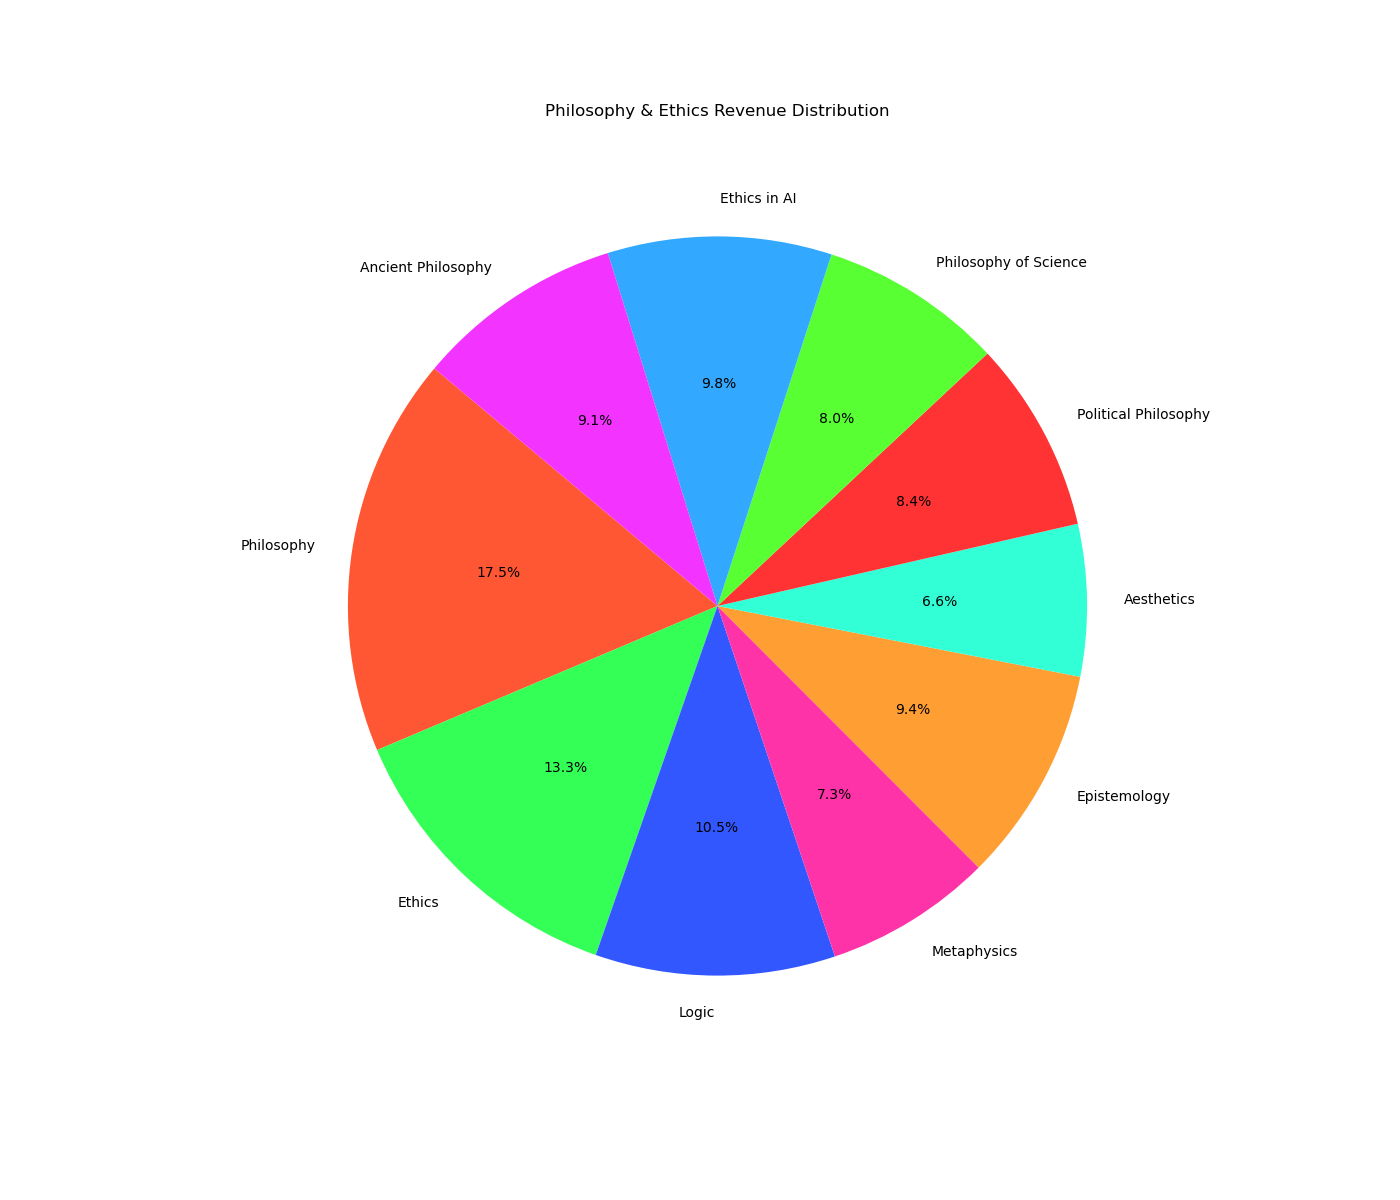

Write the Python code that produced this figure.

import matplotlib.pyplot as plt

# Data to plot
topics = [
    'Philosophy', 'Ethics', 'Logic', 'Metaphysics', 'Epistemology', 
    'Aesthetics', 'Political Philosophy', 'Philosophy of Science', 
    'Ethics in AI', 'Ancient Philosophy'
]
amounts = [50000, 38000, 30000, 21000, 27000, 19000, 24000, 23000, 28000, 26000]

# Define colors for each topic
colors = [
    '#FF5733', '#33FF57', '#3357FF', '#FF33A8', '#FF9E33', 
    '#33FFD7', '#FF3333', '#57FF33', '#33A8FF', '#F333FF'
]

# Creating the pie chart
plt.figure(figsize=(14,12))
plt.pie(amounts, labels=topics, colors=colors, autopct='%1.1f%%', startangle=140)

# Title of the chart
plt.title('Philosophy & Ethics Revenue Distribution', pad=20)

plt.show()
